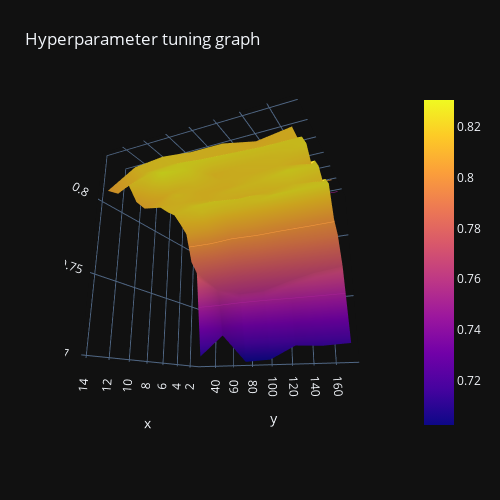

Notebook cell for this chart:
### Code cell
data = np.zeros((len(n_estimators_s), len(max_depth_s)))

for i, n_estimators in enumerate(n_estimators_s):
    for j, max_depth in enumerate(max_depth_s):
        data[i, j] = results[(n_estimators, max_depth)]

z_data = pd.DataFrame(data)

import plotly.graph_objects as go

fig = go.Figure(data=[go.Surface(x=list(max_depth_s), y=list(n_estimators_s), z=z_data)])
fig.update_traces(contours_z=dict(show=True, usecolormap=True,
                                  highlightcolor="limegreen", project_z=True))
fig.update_layout(title=dict(text='Hyperparameter tuning graph'), autosize=False,
                  scene_camera_eye=dict(x=1.87, y=0.88, z=-0.64),
                  width=500, height=500,
                  margin=dict(l=65, r=50, b=65, t=90)
)

fig.show()

### Figure 1 — Plotly figure (JSON) as saved in the notebook; plotly's stock layout.template omitted (floating-point values rounded to 4 significant figures)
{"data": [{"x": [1, 2, 3, 4, 5, 6, 7, 8, 9, 10, 11, 12, 13, 14], "y": [25, 50, 75, 100, 125, 150, 175], "z": [[0.7082, 0.78, 0.7879, 0.8103, 0.8159, 0.8204, 0.8193, 0.8193, 0.8148, 0.8103, 0.8115, 0.8204, 0.8092, 0.807], [0.725, 0.7643, 0.789, 0.8115, 0.8227, 0.8249, 0.8216, 0.8193, 0.8215, 0.8182, 0.8305, 0.826, 0.8205, 0.8193], [0.7026, 0.7564, 0.7845, 0.8036, 0.8204, 0.826, 0.8204, 0.8182, 0.8182, 0.8216, 0.8272, 0.8272, 0.8216, 0.8216], [0.7037, 0.7564, 0.789, 0.8059, 0.8215, 0.8249, 0.8182, 0.8216, 0.8182, 0.8193, 0.8182, 0.8283, 0.8193, 0.8193], [0.7138, 0.7632, 0.789, 0.8036, 0.826, 0.8215, 0.8193, 0.8227, 0.8216, 0.8193, 0.8205, 0.826, 0.8182, 0.8193], [0.7127, 0.7677, 0.7913, 0.8025, 0.826, 0.8238, 0.8215, 0.8272, 0.8227, 0.8205, 0.8216, 0.826, 0.8171, 0.8149], [0.7138, 0.7699, 0.7924, 0.8014, 0.826, 0.8249, 0.8182, 0.8249, 0.8238, 0.816, 0.825, 0.8238, 0.8171, 0.8182]], "type": "surface", "contours": {"z": {"project": {"z": true}, "highlightcolor": "limegreen", "show": true, "usecolormap": true}}}], "layout": {"title": {"text": "Hyperparameter tuning graph"}, "scene": {"camera": {"eye": {"x": 1.87, "y": 0.88, "z": -0.64}}}, "margin": {"l": 65, "r": 50, "b": 65, "t": 90}, "autosize": false, "width": 500, "height": 500}}
